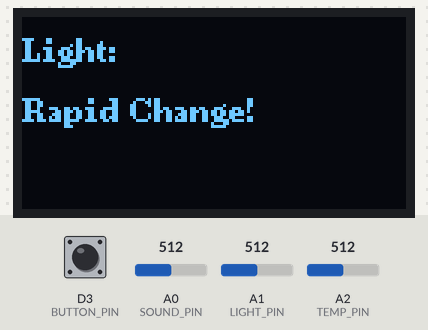
The sketch below on a simulated Arduino Uno R4 WiFi. Shown: 128×64 one-colour display. The test bench sets the inputs (shaded band); at power-on: A1 (LIGHT_PIN) = 512, D3 (BUTTON_PIN) HIGH, A0 (SOUND_PIN) = 512, A2 (TEMP_PIN) = 512. WiFi joins after 1.5 s; servers stay silent unless stated; not simulated (calls return 0 or success): arduino_secrets.h; what the sketch prints to the serial monitor is not drawn.

Above: at 2.7 s.
2.8 s: A1 (LIGHT_PIN) set to 610
At 8.0 s:
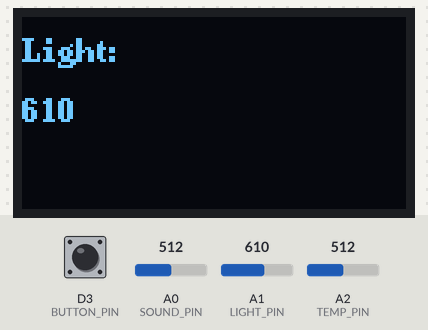
8.6 s: A1 (LIGHT_PIN) set to 590
At 12.9 s:
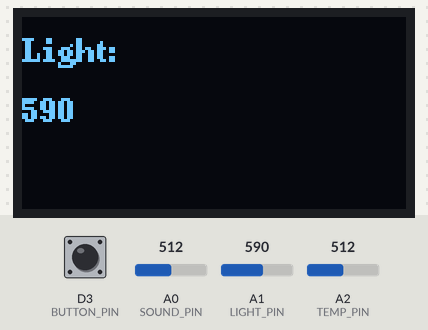
14.4 s: D3 (BUTTON_PIN) pulled LOW for 3 s
At 17.8 s:
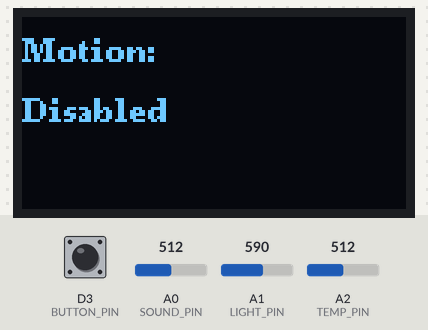
Timing chart, 0 to 19.3 s (numbered marks = the images above; inputs shaded):
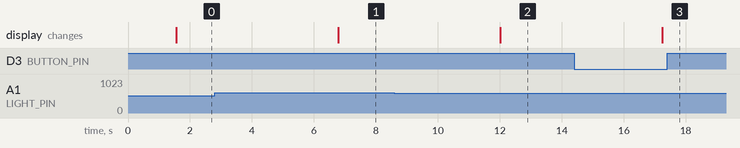

Measured:
- after the input at 2.8 s, the display: changes after 4.0 s (image 1)
- after the input at 8.6 s, the display: changes after 3.4 s (image 2)
- after the input at 14.4 s, the display: changes after 2.8 s (image 3)

The sketch:

sketch_feb24b.ino
```cpp
#include <U8g2lib.h>
#include <math.h>
#include <WiFiS3.h>
#include <ArduinoHttpClient.h>
#include "arduino_secrets.h"

// -------- OLED SETUP ------------------------------------------
// i think this is correct for my screen
U8G2_SSD1306_128X64_NONAME_F_HW_I2C oled(U8G2_R0, U8X8_PIN_NONE);

// -------- PIN CONFIGURATION -----------------------------------
const int SOUND_PIN  = A0;
const int LIGHT_PIN  = A1;
// const int PIR_PIN = 2;  // PIR disabled for now (sensor broken , could not order a new one)
const int TEMP_PIN   = A2;
const int BUTTON_PIN = 3;

// -------- BUTTON VARIABLES ---------------------------------
bool lastButtonState = HIGH;
int displayMode = 0;
const int TOTAL_MODES = 5;

// -------- SENSOR VARIABLES ------------------------------------
int soundValue = 0;
int lightValue = 0;
float temperature = 0.0;
int focusScore = 100;

// -------- LIGHT RAPID CHANGE    ----------------------------------
int previousLightValue = 0;
unsigned long rapidChangeStartTime = 0;
bool rapidLightDetected = false;

const int LIGHT_CHANGE_THRESHOLD = 150;
const unsigned long RAPID_WINDOW = 5000;

// -------- THRESHOLDS  ------------------------------------------
const int SOUND_THRESHOLD = 600;
const int LIGHT_LOW = 200;
const int LIGHT_HIGH = 800;
const float TEMP_HIGH = 30.0;

// =============================================================
// SETUP
// =============================================================
void setup() {
  oled.begin();
  Serial.begin(9600);

  pinMode(BUTTON_PIN, INPUT_PULLUP);

  connectWiFi(); //  wifi connecting
}

// =============================================================
// LOOP
// =============================================================
void loop() {

  handleButton();
  readSensors();
  detectRapidLight();
  calculateFocus();
  displayOLED();

  // sendToServer(); // old pushingbox, not using now
  sendToFirebase(); // sending data to firebase db

  delay(5000); // not too fast so server doesnt hate me
}

// =============================================================
// WIFI
// =============================================================
void connectWiFi() {
  Serial.print("Connecting to WiFi: ");
  Serial.println(SECRET_SSID);

  int status = WiFi.begin(SECRET_SSID, SECRET_PASS);

  while (status != WL_CONNECTED) {
    delay(500);
    Serial.print(".");
    status = WiFi.status();
  }

  Serial.println("\nConnected!");
  Serial.println(WiFi.localIP());
}

// =============================================================
// BUTTON
// =============================================================
void handleButton() {
  int currentButtonState = digitalRead(BUTTON_PIN);

  if (currentButtonState == LOW && lastButtonState == HIGH) {
    displayMode++;
    if (displayMode >= TOTAL_MODES) displayMode = 0;
  }

  lastButtonState = currentButtonState;
}

// =============================================================
// SENSOR READ
// =============================================================
void readSensors() {
  soundValue = analogRead(SOUND_PIN);
  lightValue = analogRead(LIGHT_PIN);

  // temp sometimes was crazy like 200C lol, fixing that
  temperature = readTemperature();
}

// =============================================================
// TEMPERATURE (FIXED)
// =============================================================
float readTemperature() {
  int tempRaw = analogRead(TEMP_PIN);

  if (tempRaw == 0) return 0; // avoid crash (happened once)

  float resistance = (1023.0 / tempRaw - 1.0) * 10000.0;
  float tempC = 1.0 / (log(resistance / 10000.0) / 3975.0 + 1 / 298.15) - 273.15;

  return tempC;
}

// =============================================================
// LIGHT CHANGE DETECTION
// =============================================================
void detectRapidLight() {

  int diff = abs(lightValue - previousLightValue);

  if (diff > LIGHT_CHANGE_THRESHOLD) {

    if (rapidChangeStartTime == 0) {
      rapidChangeStartTime = millis(); // start timer
    }

    if (millis() - rapidChangeStartTime <= RAPID_WINDOW) {
      rapidLightDetected = true;
    }

  } else {
    rapidChangeStartTime = 0;
    rapidLightDetected = false;
  }

  previousLightValue = lightValue;
}

// =============================================================
// FOCUS SCORE
// =============================================================
void calculateFocus() {

  focusScore = 100;

  if (soundValue > SOUND_THRESHOLD) focusScore -= 25;

  if (lightValue < LIGHT_LOW || lightValue > LIGHT_HIGH || rapidLightDetected)
    focusScore -= 25;

  if (temperature > TEMP_HIGH) focusScore -= 25;

  if (focusScore < 0) focusScore = 0;
}

// =============================================================
// DISPLAY
// =============================================================
void displayOLED() {

  oled.clearBuffer();
  oled.setFont(u8g2_font_ncenB08_tr);

  switch(displayMode) {

    case 0:
      oled.drawStr(0,15,"Light:");
      if (rapidLightDetected)
        oled.drawStr(0,35,"Rapid Change!");
      else {
        oled.setCursor(0,35);
        oled.print(lightValue);
      }
      break;

    case 1:
      oled.drawStr(0,15,"Motion:");
      oled.drawStr(0,35,"Disabled"); // pir not working :(
      break;

    case 2:
      oled.drawStr(0,15,"Sound:");
      oled.setCursor(0,35);
      oled.print(soundValue);
      break;

    case 3:
      oled.drawStr(0,15,"Temp:");
      oled.setCursor(0,35);
      oled.print(temperature);
      oled.print(" C");
      break;

    case 4:
      oled.drawStr(0,15,"Focus:");
      oled.setCursor(0,35);
      oled.print(focusScore);
      break;
  }

  oled.sendBuffer();
}

// =============================================================
// FIREBASE SEND
// =============================================================
void sendToFirebase() {

  if (WiFi.status() != WL_CONNECTED) {
    connectWiFi();
  }

  // fixed host (no https!!)
  String firebaseHost = "asec-iot-default-rtdb.europe-west1.firebasedatabase.app";

  WiFiClient client;

  if (client.connect(firebaseHost.c_str(), 80)) {

    String url = "/asec.json";

    String jsonData = "{";
    jsonData += "\"temperature\":" + String(temperature) + ",";
    jsonData += "\"light\":" + String(lightValue) + ",";
    jsonData += "\"sound\":" + String(soundValue) + ",";
    jsonData += "\"focus\":" + String(focusScore);
    jsonData += "}";

    client.println("PUT " + url + " HTTP/1.1");
    client.println("Host: " + firebaseHost);
    client.println("Content-Type: application/json");
    client.print("Content-Length: ");
    client.println(jsonData.length());
    client.println();
    client.println(jsonData);

    Serial.println("sent to firebase:");
    Serial.println(jsonData);

  } else {
    Serial.println("firebase connection failed...");
  }

  client.stop();
}
```
